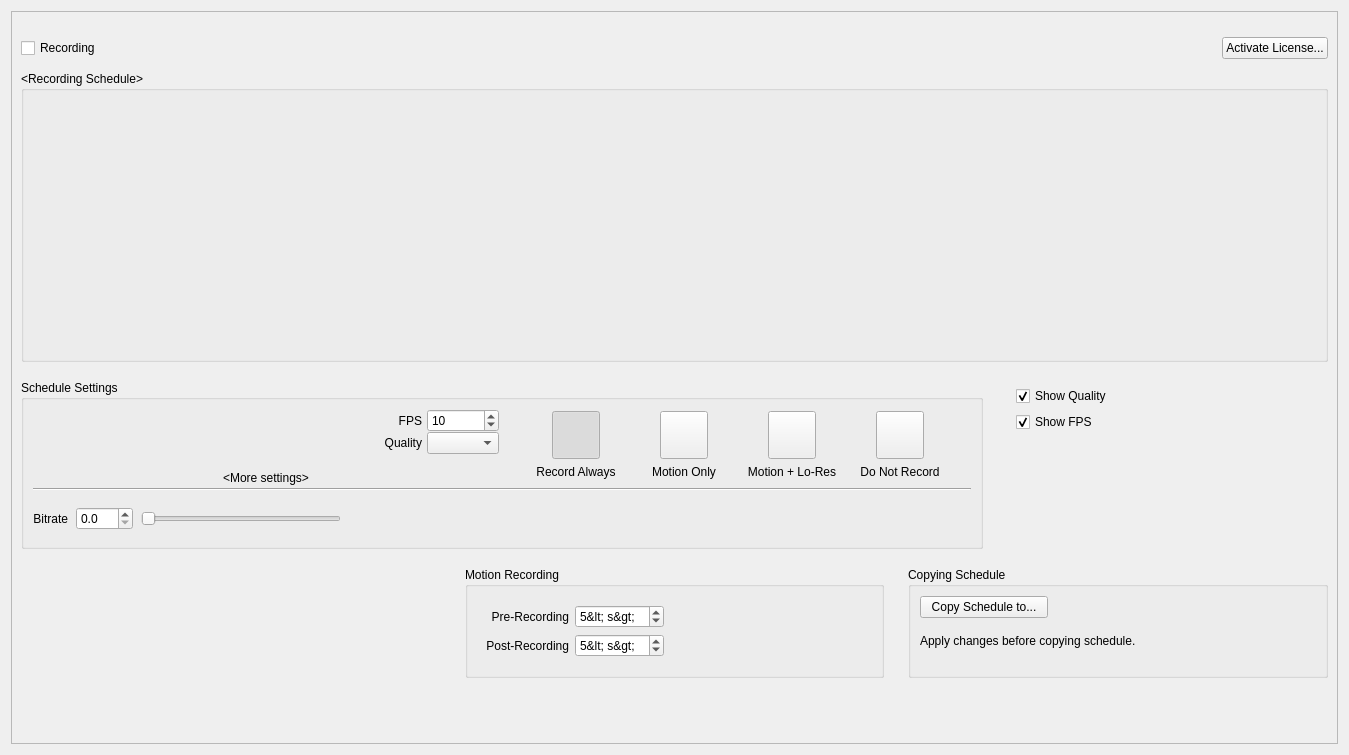
<?xml version="1.0" encoding="UTF-8"?>
<ui version="4.0">
 <class>LegacyCameraScheduleWidget</class>
 <widget class="QWidget" name="LegacyCameraScheduleWidget">
  <property name="geometry">
   <rect>
    <x>0</x>
    <y>0</y>
    <width>1349</width>
    <height>755</height>
   </rect>
  </property>
  <layout class="QVBoxLayout" name="verticalLayout_6">
   <item>
    <widget class="QScrollArea" name="scrollArea">
     <property name="horizontalScrollBarPolicy">
      <enum>Qt::ScrollBarAlwaysOff</enum>
     </property>
     <property name="widgetResizable">
      <bool>true</bool>
     </property>
     <property name="alignment">
      <set>Qt::AlignLeading|Qt::AlignLeft|Qt::AlignTop</set>
     </property>
     <widget class="QWidget" name="scrollAreaWidgetContents">
      <property name="geometry">
       <rect>
        <x>0</x>
        <y>0</y>
        <width>1277</width>
        <height>964</height>
       </rect>
      </property>
      <layout class="QVBoxLayout" name="verticalLayout_7" stretch="0,0,0,0,0,0,1">
       <item>
        <spacer name="verticalSpacer_8">
         <property name="orientation">
          <enum>Qt::Vertical</enum>
         </property>
         <property name="sizeType">
          <enum>QSizePolicy::Fixed</enum>
         </property>
         <property name="sizeHint" stdset="0">
          <size>
           <width>20</width>
           <height>16</height>
          </size>
         </property>
        </spacer>
       </item>
       <item>
        <layout class="QHBoxLayout" name="topButtonsLayout">
         <item>
          <widget class="QCheckBox" name="enableRecordingCheckBox">
           <property name="text">
            <string>Recording</string>
           </property>
           <property name="tristate">
            <bool>true</bool>
           </property>
          </widget>
         </item>
         <item>
          <spacer name="horizontalSpacer">
           <property name="orientation">
            <enum>Qt::Horizontal</enum>
           </property>
           <property name="sizeHint" stdset="0">
            <size>
             <width>40</width>
             <height>20</height>
            </size>
           </property>
          </spacer>
         </item>
         <item>
          <widget class="QPushButton" name="licensesButton">
           <property name="text">
            <string>Activate License...</string>
           </property>
          </widget>
         </item>
        </layout>
       </item>
       <item>
        <widget class="QnLicensesUsageWidget" name="licensesUsageWidget" native="true"/>
       </item>
       <item>
        <layout class="QVBoxLayout" name="recordingScheduleLayout">
         <property name="topMargin">
          <number>0</number>
         </property>
         <item>
          <widget class="QGroupBox" name="scheduleGridGroupBox">
           <property name="title">
            <string notr="true">&lt;Recording Schedule&gt;</string>
           </property>
           <property name="flat">
            <bool>true</bool>
           </property>
           <layout class="QVBoxLayout" name="scheduleGridLayout">
            <item>
             <widget class="nx::client::desktop::ScheduleGridWidget" name="gridWidget" native="true">
              <property name="enabled">
               <bool>true</bool>
              </property>
              <property name="sizePolicy">
               <sizepolicy hsizetype="MinimumExpanding" vsizetype="MinimumExpanding">
                <horstretch>0</horstretch>
                <verstretch>0</verstretch>
               </sizepolicy>
              </property>
              <property name="minimumSize">
               <size>
                <width>0</width>
                <height>250</height>
               </size>
              </property>
             </widget>
            </item>
           </layout>
          </widget>
         </item>
        </layout>
       </item>
       <item>
        <layout class="QHBoxLayout" name="scheduleSettingsLayout" stretch="3,1">
         <property name="spacing">
          <number>24</number>
         </property>
         <property name="topMargin">
          <number>12</number>
         </property>
         <item>
          <widget class="QGroupBox" name="settingsGroupBox">
           <property name="title">
            <string>Schedule Settings</string>
           </property>
           <layout class="QGridLayout" name="gridLayout_4">
            <property name="bottomMargin">
             <number>0</number>
            </property>
            <property name="verticalSpacing">
             <number>0</number>
            </property>
            <item row="0" column="1">
             <widget class="QWidget" name="scheduleSettingsButtons" native="true">
              <property name="sizePolicy">
               <sizepolicy hsizetype="MinimumExpanding" vsizetype="Maximum">
                <horstretch>0</horstretch>
                <verstretch>0</verstretch>
               </sizepolicy>
              </property>
              <layout class="QVBoxLayout" name="verticalLayout">
               <property name="topMargin">
                <number>2</number>
               </property>
               <property name="bottomMargin">
                <number>8</number>
               </property>
               <item>
                <layout class="QGridLayout" name="gridLayout" rowstretch="1,0" columnstretch="1,1,1,1">
                 <property name="leftMargin">
                  <number>16</number>
                 </property>
                 <property name="rightMargin">
                  <number>16</number>
                 </property>
                 <property name="horizontalSpacing">
                  <number>16</number>
                 </property>
                 <item row="0" column="0">
                  <layout class="QHBoxLayout" name="horizontalLayout_5">
                   <item>
                    <widget class="nx::client::desktop::SelectableButton" name="recordAlwaysButton">
                     <property name="minimumSize">
                      <size>
                       <width>48</width>
                       <height>48</height>
                      </size>
                     </property>
                     <property name="maximumSize">
                      <size>
                       <width>48</width>
                       <height>48</height>
                      </size>
                     </property>
                     <property name="text">
                      <string/>
                     </property>
                     <property name="iconSize">
                      <size>
                       <width>48</width>
                       <height>48</height>
                      </size>
                     </property>
                     <property name="checkable">
                      <bool>true</bool>
                     </property>
                     <property name="checked">
                      <bool>true</bool>
                     </property>
                     <property name="autoExclusive">
                      <bool>true</bool>
                     </property>
                     <property name="popupMode">
                      <enum>QToolButton::DelayedPopup</enum>
                     </property>
                     <property name="autoRaise">
                      <bool>false</bool>
                     </property>
                    </widget>
                   </item>
                  </layout>
                 </item>
                 <item row="0" column="1">
                  <layout class="QHBoxLayout" name="horizontalLayout_6">
                   <item>
                    <widget class="nx::client::desktop::SelectableButton" name="recordMotionButton">
                     <property name="minimumSize">
                      <size>
                       <width>48</width>
                       <height>48</height>
                      </size>
                     </property>
                     <property name="maximumSize">
                      <size>
                       <width>48</width>
                       <height>48</height>
                      </size>
                     </property>
                     <property name="text">
                      <string/>
                     </property>
                     <property name="iconSize">
                      <size>
                       <width>48</width>
                       <height>48</height>
                      </size>
                     </property>
                     <property name="checkable">
                      <bool>true</bool>
                     </property>
                     <property name="autoExclusive">
                      <bool>true</bool>
                     </property>
                     <property name="autoRaise">
                      <bool>false</bool>
                     </property>
                    </widget>
                   </item>
                  </layout>
                 </item>
                 <item row="0" column="2">
                  <layout class="QHBoxLayout" name="horizontalLayout_7">
                   <item>
                    <widget class="nx::client::desktop::SelectableButton" name="recordMotionPlusLQButton">
                     <property name="minimumSize">
                      <size>
                       <width>48</width>
                       <height>48</height>
                      </size>
                     </property>
                     <property name="maximumSize">
                      <size>
                       <width>48</width>
                       <height>48</height>
                      </size>
                     </property>
                     <property name="text">
                      <string/>
                     </property>
                     <property name="iconSize">
                      <size>
                       <width>48</width>
                       <height>48</height>
                      </size>
                     </property>
                     <property name="checkable">
                      <bool>true</bool>
                     </property>
                     <property name="autoExclusive">
                      <bool>true</bool>
                     </property>
                     <property name="autoRaise">
                      <bool>false</bool>
                     </property>
                    </widget>
                   </item>
                  </layout>
                 </item>
                 <item row="0" column="3">
                  <layout class="QHBoxLayout" name="horizontalLayout_8">
                   <item>
                    <widget class="nx::client::desktop::SelectableButton" name="noRecordButton">
                     <property name="minimumSize">
                      <size>
                       <width>48</width>
                       <height>48</height>
                      </size>
                     </property>
                     <property name="maximumSize">
                      <size>
                       <width>48</width>
                       <height>48</height>
                      </size>
                     </property>
                     <property name="text">
                      <string/>
                     </property>
                     <property name="iconSize">
                      <size>
                       <width>48</width>
                       <height>48</height>
                      </size>
                     </property>
                     <property name="checkable">
                      <bool>true</bool>
                     </property>
                     <property name="autoExclusive">
                      <bool>true</bool>
                     </property>
                     <property name="autoRaise">
                      <bool>false</bool>
                     </property>
                    </widget>
                   </item>
                  </layout>
                 </item>
                 <item row="1" column="0">
                  <widget class="QLabel" name="labelAlways">
                   <property name="sizePolicy">
                    <sizepolicy hsizetype="MinimumExpanding" vsizetype="Preferred">
                     <horstretch>0</horstretch>
                     <verstretch>0</verstretch>
                    </sizepolicy>
                   </property>
                   <property name="minimumSize">
                    <size>
                     <width>0</width>
                     <height>0</height>
                    </size>
                   </property>
                   <property name="text">
                    <string>Record Always</string>
                   </property>
                   <property name="textFormat">
                    <enum>Qt::AutoText</enum>
                   </property>
                   <property name="alignment">
                    <set>Qt::AlignCenter</set>
                   </property>
                   <property name="wordWrap">
                    <bool>true</bool>
                   </property>
                   <property name="buddy">
                    <cstring>recordAlwaysButton</cstring>
                   </property>
                  </widget>
                 </item>
                 <item row="1" column="1">
                  <widget class="QLabel" name="labelMotionOnly">
                   <property name="sizePolicy">
                    <sizepolicy hsizetype="MinimumExpanding" vsizetype="Preferred">
                     <horstretch>0</horstretch>
                     <verstretch>0</verstretch>
                    </sizepolicy>
                   </property>
                   <property name="text">
                    <string>Motion Only</string>
                   </property>
                   <property name="alignment">
                    <set>Qt::AlignCenter</set>
                   </property>
                   <property name="wordWrap">
                    <bool>true</bool>
                   </property>
                   <property name="buddy">
                    <cstring>recordMotionButton</cstring>
                   </property>
                  </widget>
                 </item>
                 <item row="1" column="2">
                  <widget class="QLabel" name="labelMotionPlusLQ">
                   <property name="sizePolicy">
                    <sizepolicy hsizetype="MinimumExpanding" vsizetype="Preferred">
                     <horstretch>0</horstretch>
                     <verstretch>0</verstretch>
                    </sizepolicy>
                   </property>
                   <property name="text">
                    <string>Motion + Lo-Res</string>
                   </property>
                   <property name="alignment">
                    <set>Qt::AlignCenter</set>
                   </property>
                   <property name="wordWrap">
                    <bool>true</bool>
                   </property>
                   <property name="buddy">
                    <cstring>recordMotionPlusLQButton</cstring>
                   </property>
                  </widget>
                 </item>
                 <item row="1" column="3">
                  <widget class="QLabel" name="labelNoRecord">
                   <property name="sizePolicy">
                    <sizepolicy hsizetype="MinimumExpanding" vsizetype="Preferred">
                     <horstretch>0</horstretch>
                     <verstretch>0</verstretch>
                    </sizepolicy>
                   </property>
                   <property name="text">
                    <string>Do Not Record</string>
                   </property>
                   <property name="alignment">
                    <set>Qt::AlignCenter</set>
                   </property>
                   <property name="wordWrap">
                    <bool>true</bool>
                   </property>
                   <property name="buddy">
                    <cstring>noRecordButton</cstring>
                   </property>
                  </widget>
                 </item>
                </layout>
               </item>
               <item>
                <spacer name="verticalSpacer">
                 <property name="orientation">
                  <enum>Qt::Vertical</enum>
                 </property>
                 <property name="sizeHint" stdset="0">
                  <size>
                   <width>1</width>
                   <height>1</height>
                  </size>
                 </property>
                </spacer>
               </item>
              </layout>
             </widget>
            </item>
            <item row="1" column="0" colspan="2">
             <widget class="QWidget" name="advancedSettingsWidget" native="true">
              <layout class="QVBoxLayout" name="verticalLayout_4">
               <property name="spacing">
                <number>16</number>
               </property>
               <property name="leftMargin">
                <number>0</number>
               </property>
               <property name="topMargin">
                <number>0</number>
               </property>
               <property name="rightMargin">
                <number>0</number>
               </property>
               <property name="bottomMargin">
                <number>16</number>
               </property>
               <item>
                <widget class="Line" name="line">
                 <property name="orientation">
                  <enum>Qt::Horizontal</enum>
                 </property>
                </widget>
               </item>
               <item>
                <layout class="QHBoxLayout" name="horizontalLayout">
                 <property name="spacing">
                  <number>8</number>
                 </property>
                 <item>
                  <widget class="QLabel" name="bitrateLabel">
                   <property name="text">
                    <string>Bitrate</string>
                   </property>
                   <property name="alignment">
                    <set>Qt::AlignRight|Qt::AlignTrailing|Qt::AlignVCenter</set>
                   </property>
                   <property name="buddy">
                    <cstring>bitrateSpinBox</cstring>
                   </property>
                  </widget>
                 </item>
                 <item>
                  <widget class="QDoubleSpinBox" name="bitrateSpinBox">
                   <property name="decimals">
                    <number>1</number>
                   </property>
                   <property name="singleStep">
                    <double>0.100000000000000</double>
                   </property>
                  </widget>
                 </item>
                 <item>
                  <widget class="QSlider" name="bitrateSlider">
                   <property name="maximumSize">
                    <size>
                     <width>200</width>
                     <height>16777215</height>
                    </size>
                   </property>
                   <property name="maximum">
                    <number>1000</number>
                   </property>
                   <property name="singleStep">
                    <number>10</number>
                   </property>
                   <property name="pageStep">
                    <number>100</number>
                   </property>
                   <property name="orientation">
                    <enum>Qt::Horizontal</enum>
                   </property>
                  </widget>
                 </item>
                 <item>
                  <spacer name="horizontalSpacer_2">
                   <property name="orientation">
                    <enum>Qt::Horizontal</enum>
                   </property>
                   <property name="sizeHint" stdset="0">
                    <size>
                     <width>40</width>
                     <height>20</height>
                    </size>
                   </property>
                  </spacer>
                 </item>
                </layout>
               </item>
              </layout>
             </widget>
            </item>
            <item row="0" column="0">
             <layout class="QGridLayout" name="gridLayout_3" columnstretch="1,0">
              <property name="horizontalSpacing">
               <number>5</number>
              </property>
              <item row="0" column="0">
               <widget class="QLabel" name="fpsLabel">
                <property name="sizePolicy">
                 <sizepolicy hsizetype="Preferred" vsizetype="Preferred">
                  <horstretch>0</horstretch>
                  <verstretch>0</verstretch>
                 </sizepolicy>
                </property>
                <property name="text">
                 <string>FPS</string>
                </property>
                <property name="alignment">
                 <set>Qt::AlignRight|Qt::AlignTrailing|Qt::AlignVCenter</set>
                </property>
               </widget>
              </item>
              <item row="0" column="1">
               <widget class="QSpinBox" name="fpsSpinBox">
                <property name="minimum">
                 <number>1</number>
                </property>
                <property name="maximum">
                 <number>30</number>
                </property>
                <property name="value">
                 <number>10</number>
                </property>
               </widget>
              </item>
              <item row="1" column="0">
               <widget class="nx::client::desktop::LabelWithHint" name="qualityLabel">
                <property name="sizePolicy">
                 <sizepolicy hsizetype="Preferred" vsizetype="Preferred">
                  <horstretch>0</horstretch>
                  <verstretch>0</verstretch>
                 </sizepolicy>
                </property>
                <property name="text">
                 <string>Quality</string>
                </property>
                <property name="alignment">
                 <set>Qt::AlignRight|Qt::AlignTrailing|Qt::AlignVCenter</set>
                </property>
                <property name="buddy">
                 <cstring>qualityComboBox</cstring>
                </property>
               </widget>
              </item>
              <item row="1" column="1">
               <widget class="QComboBox" name="qualityComboBox">
                <property name="sizePolicy">
                 <sizepolicy hsizetype="Preferred" vsizetype="Preferred">
                  <horstretch>0</horstretch>
                  <verstretch>0</verstretch>
                 </sizepolicy>
                </property>
                <property name="minimumSize">
                 <size>
                  <width>0</width>
                  <height>0</height>
                 </size>
                </property>
                <property name="currentIndex">
                 <number>-1</number>
                </property>
               </widget>
              </item>
              <item row="2" column="0">
               <spacer name="verticalSpacer_2">
                <property name="orientation">
                 <enum>Qt::Vertical</enum>
                </property>
                <property name="sizeHint" stdset="0">
                 <size>
                  <width>10</width>
                  <height>1</height>
                 </size>
                </property>
               </spacer>
              </item>
              <item row="3" column="0" colspan="2">
               <widget class="QPushButton" name="advancedSettingsButton">
                <property name="maximumSize">
                 <size>
                  <width>16777215</width>
                  <height>20</height>
                 </size>
                </property>
                <property name="text">
                 <string notr="true">&lt;More settings&gt;</string>
                </property>
                <property name="flat">
                 <bool>true</bool>
                </property>
               </widget>
              </item>
             </layout>
            </item>
           </layout>
          </widget>
         </item>
         <item>
          <widget class="QWidget" name="widget" native="true">
           <property name="minimumSize">
            <size>
             <width>100</width>
             <height>100</height>
            </size>
           </property>
           <layout class="QVBoxLayout" name="verticalLayout_2">
            <property name="topMargin">
             <number>6</number>
            </property>
            <item>
             <widget class="QCheckBox" name="displayQualityCheckBox">
              <property name="text">
               <string>Show Quality</string>
              </property>
              <property name="checked">
               <bool>true</bool>
              </property>
             </widget>
            </item>
            <item>
             <widget class="QCheckBox" name="displayFpsCheckBox">
              <property name="text">
               <string>Show FPS</string>
              </property>
              <property name="checked">
               <bool>true</bool>
              </property>
             </widget>
            </item>
            <item>
             <spacer name="verticalSpacer_3">
              <property name="orientation">
               <enum>Qt::Vertical</enum>
              </property>
              <property name="sizeHint" stdset="0">
               <size>
                <width>40</width>
                <height>20</height>
               </size>
              </property>
             </spacer>
            </item>
           </layout>
          </widget>
         </item>
        </layout>
       </item>
       <item>
        <layout class="QHBoxLayout" name="bottomParametersLayout" stretch="1,1,1">
         <property name="spacing">
          <number>24</number>
         </property>
         <property name="topMargin">
          <number>12</number>
         </property>
         <property name="bottomMargin">
          <number>0</number>
         </property>
         <item>
          <widget class="QnArchiveLengthWidget" name="archiveLengthWidget" native="true">
           <property name="minimumSize">
            <size>
             <width>50</width>
             <height>0</height>
            </size>
           </property>
          </widget>
         </item>
         <item>
          <widget class="QGroupBox" name="motionGroupBox">
           <property name="title">
            <string>Motion Recording</string>
           </property>
           <property name="flat">
            <bool>true</bool>
           </property>
           <layout class="QVBoxLayout" name="verticalLayout_3">
            <item>
             <widget class="QWidget" name="widget_3" native="true">
              <property name="sizePolicy">
               <sizepolicy hsizetype="Maximum" vsizetype="Maximum">
                <horstretch>0</horstretch>
                <verstretch>0</verstretch>
               </sizepolicy>
              </property>
              <layout class="QGridLayout" name="gridLayout_2">
               <item row="0" column="0">
                <widget class="QLabel" name="label_9">
                 <property name="text">
                  <string>Pre-Recording</string>
                 </property>
                 <property name="alignment">
                  <set>Qt::AlignRight|Qt::AlignTrailing|Qt::AlignVCenter</set>
                 </property>
                 <property name="buddy">
                  <cstring>recordBeforeSpinBox</cstring>
                 </property>
                </widget>
               </item>
               <item row="0" column="1">
                <widget class="QSpinBox" name="recordBeforeSpinBox">
                 <property name="suffix">
                  <string notr="true" extracomment="Short for &quot;seconds&quot;">&lt; s&gt;</string>
                 </property>
                 <property name="minimum">
                  <number>3</number>
                 </property>
                 <property name="maximum">
                  <number>20</number>
                 </property>
                 <property name="value">
                  <number>5</number>
                 </property>
                </widget>
               </item>
               <item row="1" column="0">
                <widget class="QLabel" name="label_10">
                 <property name="text">
                  <string>Post-Recording</string>
                 </property>
                 <property name="alignment">
                  <set>Qt::AlignRight|Qt::AlignTrailing|Qt::AlignVCenter</set>
                 </property>
                 <property name="buddy">
                  <cstring>recordAfterSpinBox</cstring>
                 </property>
                </widget>
               </item>
               <item row="1" column="1">
                <widget class="QSpinBox" name="recordAfterSpinBox">
                 <property name="suffix">
                  <string notr="true" extracomment="Short for &quot;seconds&quot;">&lt; s&gt;</string>
                 </property>
                 <property name="minimum">
                  <number>3</number>
                 </property>
                 <property name="maximum">
                  <number>20</number>
                 </property>
                 <property name="value">
                  <number>5</number>
                 </property>
                </widget>
               </item>
              </layout>
             </widget>
            </item>
            <item>
             <spacer name="verticalSpacer_5">
              <property name="orientation">
               <enum>Qt::Vertical</enum>
              </property>
              <property name="sizeHint" stdset="0">
               <size>
                <width>0</width>
                <height>0</height>
               </size>
              </property>
             </spacer>
            </item>
           </layout>
          </widget>
         </item>
         <item>
          <widget class="QGroupBox" name="copyScheduleGroupBox">
           <property name="title">
            <string>Copying Schedule</string>
           </property>
           <property name="flat">
            <bool>true</bool>
           </property>
           <layout class="QVBoxLayout" name="verticalLayout_5" stretch="0,0,1">
            <property name="spacing">
             <number>16</number>
            </property>
            <item>
             <widget class="QPushButton" name="exportScheduleButton">
              <property name="sizePolicy">
               <sizepolicy hsizetype="Fixed" vsizetype="Fixed">
                <horstretch>0</horstretch>
                <verstretch>0</verstretch>
               </sizepolicy>
              </property>
              <property name="minimumSize">
               <size>
                <width>128</width>
                <height>0</height>
               </size>
              </property>
              <property name="text">
               <string>Copy Schedule to...</string>
              </property>
             </widget>
            </item>
            <item>
             <widget class="QLabel" name="exportWarningLabel">
              <property name="text">
               <string>Apply changes before copying schedule.</string>
              </property>
              <property name="wordWrap">
               <bool>true</bool>
              </property>
             </widget>
            </item>
            <item>
             <spacer name="verticalSpacer_4">
              <property name="orientation">
               <enum>Qt::Vertical</enum>
              </property>
              <property name="sizeHint" stdset="0">
               <size>
                <width>0</width>
                <height>0</height>
               </size>
              </property>
             </spacer>
            </item>
           </layout>
          </widget>
         </item>
        </layout>
       </item>
       <item>
        <spacer name="verticalSpacer_7">
         <property name="orientation">
          <enum>Qt::Vertical</enum>
         </property>
         <property name="sizeType">
          <enum>QSizePolicy::MinimumExpanding</enum>
         </property>
         <property name="sizeHint" stdset="0">
          <size>
           <width>20</width>
           <height>16</height>
          </size>
         </property>
        </spacer>
       </item>
      </layout>
     </widget>
    </widget>
   </item>
  </layout>
 </widget>
 <customwidgets>
  <customwidget>
   <class>nx::client::desktop::ScheduleGridWidget</class>
   <extends>QWidget</extends>
   <header location="global">nx/client/desktop/resource_properties/camera/widgets/schedule_grid_widget.h</header>
   <container>1</container>
  </customwidget>
  <customwidget>
   <class>QnLicensesUsageWidget</class>
   <extends>QWidget</extends>
   <header location="global">nx/client/desktop/resource_properties/camera/legacy/licenses_usage_widget.h</header>
   <container>1</container>
  </customwidget>
  <customwidget>
   <class>nx::client::desktop::SelectableButton</class>
   <extends>QToolButton</extends>
   <header location="global">nx/client/desktop/common/widgets/selectable_button.h</header>
  </customwidget>
  <customwidget>
   <class>QnArchiveLengthWidget</class>
   <extends>QWidget</extends>
   <header location="global">nx/client/desktop/resource_properties/camera/legacy/legacy_archive_length_widget.h</header>
   <container>1</container>
  </customwidget>
  <customwidget>
   <class>nx::client::desktop::LabelWithHint</class>
   <extends>QLabel</extends>
   <header location="global">nx/client/desktop/common/widgets/widget_with_hint.h</header>
  </customwidget>
 </customwidgets>
 <tabstops>
  <tabstop>enableRecordingCheckBox</tabstop>
  <tabstop>licensesButton</tabstop>
  <tabstop>fpsSpinBox</tabstop>
  <tabstop>qualityComboBox</tabstop>
  <tabstop>recordAlwaysButton</tabstop>
  <tabstop>recordMotionButton</tabstop>
  <tabstop>recordMotionPlusLQButton</tabstop>
  <tabstop>noRecordButton</tabstop>
  <tabstop>displayQualityCheckBox</tabstop>
  <tabstop>displayFpsCheckBox</tabstop>
  <tabstop>recordBeforeSpinBox</tabstop>
  <tabstop>recordAfterSpinBox</tabstop>
 </tabstops>
 <resources/>
 <connections/>
 <slots>
  <slot>doNotChangeStateChanged(int)</slot>
 </slots>
</ui>
